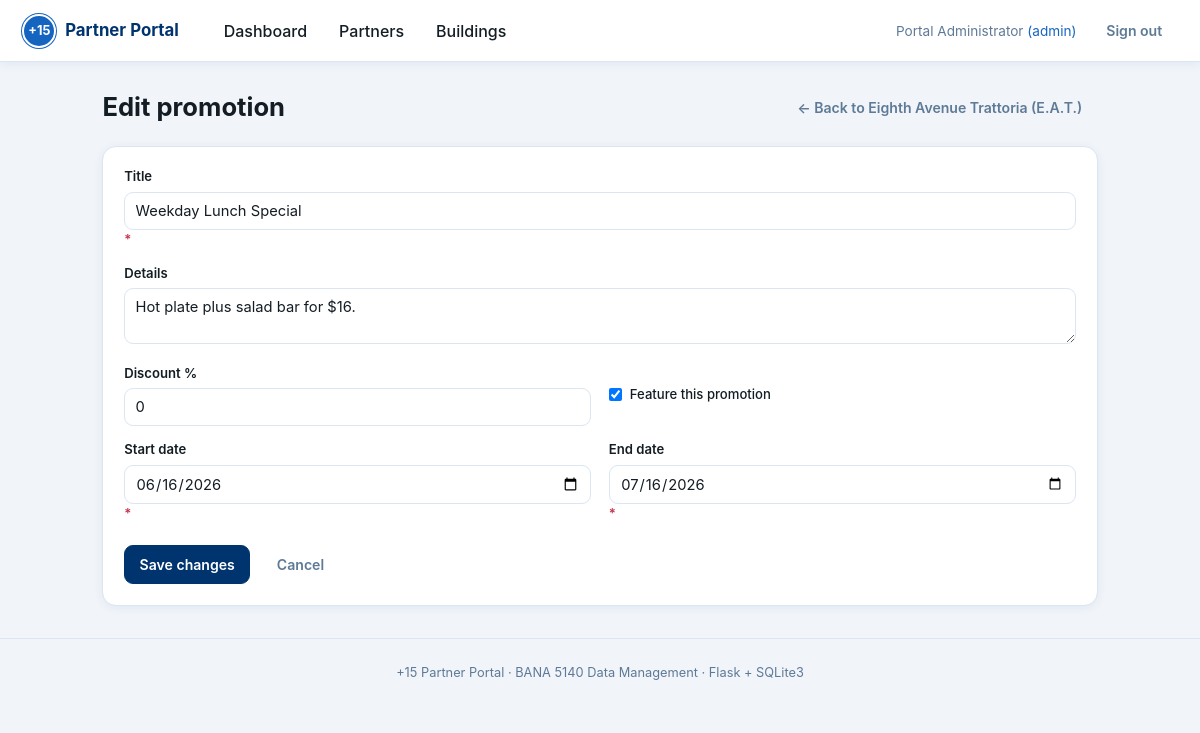
Page /promotions/1/edit (signed in) on the committed database.
### tables this page shows
CREATE TABLE partner (
    partner_id      INTEGER PRIMARY KEY AUTOINCREMENT,
    business_name   TEXT    NOT NULL,
    building_id     INTEGER NOT NULL,
    category_id     INTEGER NOT NULL,
    unit_number     TEXT,                           -- suite / unit within building
    contact_name    TEXT,
    contact_email   TEXT,
    contact_phone   TEXT,
    description     TEXT,                           -- short public blurb
    status          TEXT    NOT NULL DEFAULT 'active'
                    CHECK (status IN ('active','pending','suspended','closed')),
    created_at      TEXT    NOT NULL DEFAULT (datetime('now')),
    FOREIGN KEY (building_id) REFERENCES building (building_id),
    FOREIGN KEY (category_id) REFERENCES category (category_id)
);

CREATE TABLE promotion (
    promotion_id    INTEGER PRIMARY KEY AUTOINCREMENT,
    partner_id      INTEGER NOT NULL,
    title           TEXT    NOT NULL,
    details         TEXT,
    discount_pct    INTEGER CHECK (discount_pct BETWEEN 0 AND 100),
    start_date      TEXT    NOT NULL,               -- 'YYYY-MM-DD'
    end_date        TEXT    NOT NULL,
    is_featured     INTEGER NOT NULL DEFAULT 0 CHECK (is_featured IN (0,1)),
    CHECK (end_date >= start_date),                 -- no negative-length promos
    FOREIGN KEY (partner_id) REFERENCES partner (partner_id) ON DELETE CASCADE
);

### app.py (the view, shortened to what this page needs)
@app.route("/promotions/<int:promotion_id>/edit", methods=["GET", "POST"])
@login_required
@writer_required
def edit_promotion(promotion_id):
    db = get_db()
    promo = db.execute("SELECT * FROM promotion WHERE promotion_id = ?", (promotion_id,)).fetchone()
    if promo is None:
        abort(404)
    partner = db.execute("SELECT * FROM partner WHERE partner_id = ?", (promo["partner_id"],)).fetchone()
    return render_template("promotion_form.html", mode="edit", partner=partner, promo=promo)

### app.py (called while the page is built)
def get_db():
    if "db" not in g:
        g.db = sqlite3.connect(DB_PATH)
        g.db.row_factory = sqlite3.Row            # rows behave like dicts
        g.db.execute("PRAGMA foreign_keys = ON;")  # enforce FK constraints
    return g.db

def login_required(f):
    @wraps(f)
    def wrapper(*args, **kwargs):
        if "user_id" not in session:
            flash("Please sign in to continue.", "warning")
            return redirect(url_for("login", next=request.path))
        return f(*args, **kwargs)
    return wrapper

def writer_required(f):
    @wraps(f)
    def wrapper(*args, **kwargs):
        if session.get("role") == "viewer":
            flash("Your account is read-only.", "danger")
            return redirect(request.referrer or url_for("list_partners"))
        return f(*args, **kwargs)
    return wrapper

@app.context_processor
def inject_user():
    return {"current_user": session.get("full_name"), "current_role": session.get("role")}

### templates/promotion_form.html (shortened to what this page needs)
{% extends "base.html" %}
{% block content %}
<div class="page-head">
  <h1>{{ 'Edit promotion' if mode=='edit' else 'New promotion' }}</h1>
  <a class="btn btn-ghost" href="{{ url_for('view_partner', partner_id=partner.partner_id) }}">← Back to {{ partner.business_name }}</a>
</div>
<form class="card form" method="post">
  <label class="req">Title
    <input type="text" name="title" required value="{{ promo.title if promo else '' }}">
  </label>
  <label>Details
    <textarea name="details" rows="2">{{ promo.details if promo else '' }}</textarea>
  </label>
  <div class="grid-2">
    <label>Discount %
      <input type="number" name="discount_pct" min="0" max="100"
             value="{{ promo.discount_pct if promo and promo.discount_pct is not none else '' }}">
    </label>
    <label class="check">
      <input type="checkbox" name="is_featured" {% if promo and promo.is_featured %}checked{% endif %}>
      Feature this promotion
    </label>
    <label class="req">Start date
      <input type="date" name="start_date" required value="{{ promo.start_date if promo else '' }}">
    </label>
    <label class="req">End date
      <input type="date" name="end_date" required value="{{ promo.end_date if promo else '' }}">
    </label>
  </div>
  <div class="form-actions">
    <button class="btn btn-primary" type="submit">{{ 'Save changes' if mode=='edit' else 'Add promotion' }}</button>
    <a class="btn btn-ghost" href="{{ url_for('view_partner', partner_id=partner.partner_id) }}">Cancel</a>
  </div>
</form>
{% endblock %}

### static/style.css (style rules this page uses)
:root { --navy:#00346f; --navy-d:#001b3f; --blue:#1565c0; --blue-l:#e8f1fa; --amber:#d97706; --green:#1f9d55; --red:#c2334d; --ink:#141d23; --mute:#5e7a96; --line:#dbe6f0; --surface:#ffffff; --bg:#f1f5fa; --surface-2:#f6faff; --radius:14px; --shadow:0 2px 10px rgba(0,52,111,.07); --sans:'Inter',-apple-system,'Segoe UI',Roboto,Arial,sans-serif; }
* { box-sizing:border-box }
body { margin:0;font-family:var(--sans);background:var(--bg);color:var(--ink);line-height:1.5 }
a { color:var(--blue);text-decoration:none }
h1 { font-size:1.6rem;margin:0 0 .2rem }
.card { background:var(--surface);border:1px solid var(--line);border-radius:var(--radius); padding:1.3rem;box-shadow:var(--shadow);margin-bottom:1.3rem }
.page-head { display:flex;align-items:flex-start;justify-content:space-between;gap:1rem;margin-bottom:1rem }
.btn { display:inline-block;background:var(--surface-2);color:var(--navy);border:1px solid var(--line); border-radius:9px;padding:.5rem .9rem;font-size:.88rem;font-weight:600;cursor:pointer;font-family:inherit }
.btn-primary { background:var(--navy);color:#fff;border-color:var(--navy) }
.btn-ghost { background:transparent;border-color:transparent;color:var(--mute) }
.form label,.auth-card label { display:block;font-size:.82rem;font-weight:600;color:var(--ink);margin-bottom:.9rem }
.form .req::after { content:" *";color:var(--red) }
input,select,textarea { width:100%;margin-top:.3rem;padding:.55rem .65rem;border:1px solid var(--line); border-radius:9px;font-family:inherit;font-size:.92rem;color:var(--ink);background:#fff }
.grid-2 { display:grid;grid-template-columns:1fr 1fr;gap:0 1.1rem }
label.check { display:flex;align-items:center;gap:.5rem;font-weight:500 }
label.check input { width:auto;margin:0 }
.form-actions { display:flex;gap:.7rem;margin-top:.4rem }

### rows in the picture
partner: business_name "Eighth Avenue Trattoria (E.A.T.)"
promotion: title "Weekday Lunch Special", details "Hot plate plus salad bar for $16.", discount_pct "0", is_featured "☑", start_date "06/16/2026", end_date "07/16/2026"

### other values in the picture
{{ current_user }} "Portal Administrator"
{{ current_role }} "admin"
{{ 'Edit promotion' if mode=='edit' else 'New promotion' }} "Edit promotion"
{{ 'Save changes' if mode=='edit' else 'Add promotion' }} "Save changes"
